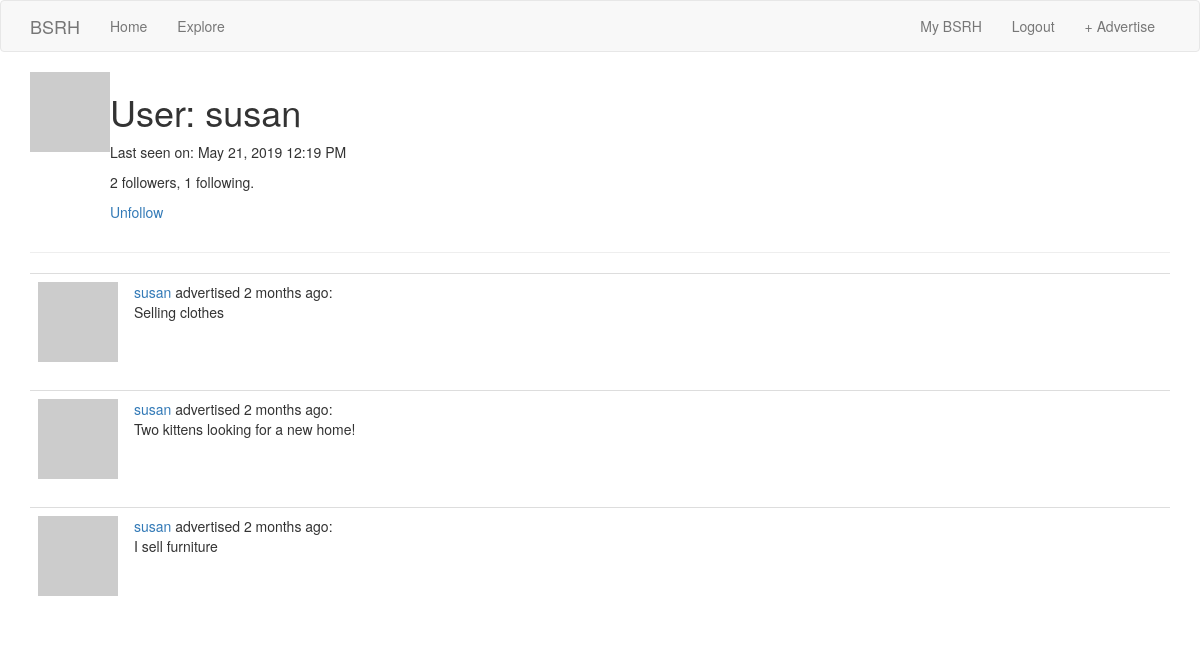
The app's page /user/susan (signed in) with its own data.
### app/models.py (models this page shows, shortened)
class User(UserMixin, db.Model):
    id = db.Column(db.Integer, primary_key=True)
    username = db.Column(db.String(64), index=True, unique=True)
    email = db.Column(db.String(120), index=True, unique=True)
    password_hash = db.Column(db.String(128))
    ads = db.relationship('Ad', backref='author', lazy='dynamic')
    about_me = db.Column(db.String(140))
    last_seen = db.Column(db.DateTime, default=datetime.utcnow)
    followed = db.relationship(
        'User', secondary=followers,
        primaryjoin=(followers.c.follower_id == id),
        secondaryjoin=(followers.c.followed_id == id),
        backref=db.backref('followers', lazy='dynamic'), lazy='dynamic')
    def avatar(self, size):
        digest = md5(self.email.lower().encode('utf-8')).hexdigest()
        return 'https://www.gravatar.com/avatar/{}?d=identicon&s={}'.format(digest, size)
    def is_following(self, user):
        return self.followed.filter(
            followers.c.followed_id == user.id).count() > 0

class Ad(db.Model):
    id = db.Column(db.Integer, primary_key=True)
    title = db.Column(db.String(64))
    content = db.Column(db.String(512))
    timestamp = db.Column(db.DateTime, index=True, default=datetime.utcnow)
    user_id = db.Column(db.Integer, db.ForeignKey('user.id'))

### app/routes.py (the view)
@app.route('/user/<username>')
@login_required
def user(username):
    user = User.query.filter_by(username=username).first_or_404()
    page = request.args.get('page', 1, type=int)
    ads = user.ads.order_by(Ad.timestamp.desc()).paginate(page, app.config['ADS_PER_PAGE'], False)
    next_url = url_for('user', username=user.username, page=ads.next_num) \
        if ads.has_next else None
    prev_url = url_for('user', username=user.username, page=ads.prev_num) \
        if ads.has_prev else None
    return render_template('user.html', user=user, ads=ads.items,
                           next_url=next_url, prev_url=prev_url)

### app/models.py (called while the page is built)
@login.user_loader
def load_user(id):
    return User.query.get(int(id))

### app/routes.py (called while the page is built)
@app.before_request
def before_request():
    if current_user.is_authenticated:
        current_user.last_seen = datetime.utcnow()
        db.session.commit()

### app/templates/user.html (shortened to what this page needs)
{% extends "base.html" %}
{% block app_content %}
<div class="after-nav">
    <table>
        <tr valign="top">
            <td><img src="{{ user.avatar(128) }}"></td>
            <td>
                <h1>User: {{ user.username }}</h1>
                {% if user.last_seen %}
                    <p>Last seen on: {{ moment(user.last_seen).format('LLL') }}</p>
                {% endif %}
                <p>{{ user.followers.count() }} followers, {{ user.followed.count() }} following.</p>
                {% if user == current_user %}
                <p><a href="{{ url_for('edit_profile') }}">Edit your profile</a></p>
                {% elif not current_user.is_following(user) %}
                <p><a href="{{ url_for('follow', username=user.username) }}">Follow</a></p>
                {% else %}
                <p><a href="{{ url_for('unfollow', username=user.username) }}">Unfollow</a></p>
                {% endif %}
            </td>
        </tr>
    </table>
    <hr>
    {% for ad in ads %}
        {% include '_ad.html' %}
    {% endfor %}
</div>
{% endblock %}

### app/templates/_ad.html
<table class="table table-hover">
    <tr>
        <td width="70px">
            <a href="{{ url_for('user', username=ad.author.username) }}">
                <img src="{{ ad.author.avatar(70) }}" />
            </a>
        </td>
        <td>
            <a href="{{ url_for('user', username=ad.author.username) }}">
                {{ ad.author.username }}
            </a>
            advertised {{ moment(ad.timestamp).fromNow() }}:
            <br>
            {{ ad.content }}
        </td>
    </tr>
</table>

### records on screen
User: username "susan", last_seen "May 21, 2019 12:19 PM"
Ad: author.username "susan", timestamp "2 months ago", content "Selling clothes"
Ad: author.username "susan", timestamp "2 months ago", content "Two kittens looking for a new home!"
Ad: author.username "susan", timestamp "2 months ago", content "I sell furniture"

### other values on screen
{{ user.followers.count() }} "2"
{{ user.followed.count() }} "1"
